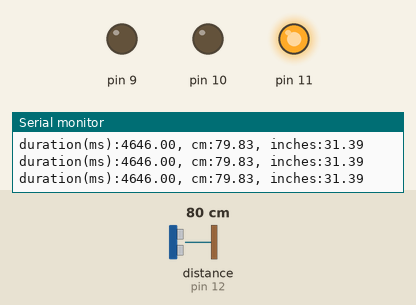
The sketch below on a simulated Arduino Uno, built with avr-gcc and run on an emulated ATmega328P. Parts: output pins drawn as LEDs (lit = HIGH), the last lines printed to the serial monitor. Wiring (inferred from the names in the program): ultrasonic range finder: trigger pin 8; echo pin 12. Inputs (shaded band) come from the test bench; at power-on: distance to the obstacle (sensor on pin 12) 80 cm. The echo pulse lasts 58.3 µs per cm; pins used as bus, display or sensor lines are not drawn.

Above: at 1.3 s.
1.4 s: distance to the obstacle (sensor on pin 12) set to 12 cm
2.9 s: distance to the obstacle (sensor on pin 12) set to 9 cm
At 4.2 s:
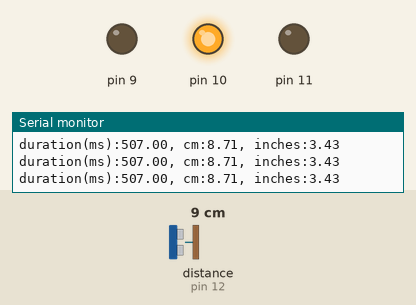
4.5 s: distance to the obstacle (sensor on pin 12) set to 7 cm
6.0 s: distance to the obstacle (sensor on pin 12) set to 4 cm
At 7.2 s:
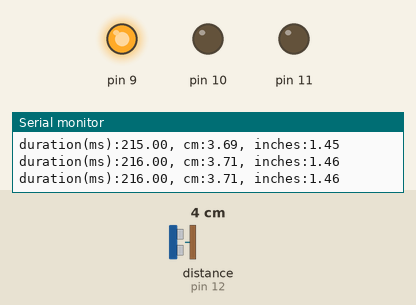
7.5 s: distance to the obstacle (sensor on pin 12) set to 120 cm
At 8.9 s:
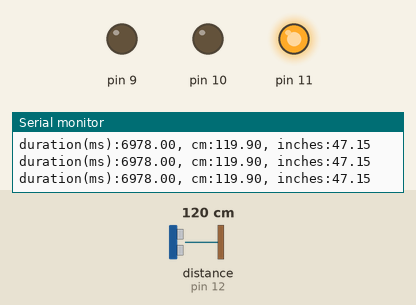
Timing chart, 0 to 10.0 s (numbered marks = the images above; inputs shaded):
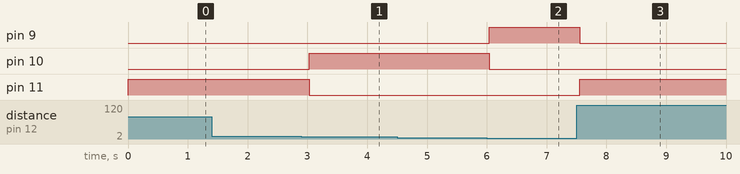

Measured:
- the behaviour switches between 11 and 10 cm on distance to the obstacle (sensor on pin 12) (found by bisection; images 0 and 1)
- the behaviour switches between 6 and 5 cm on distance to the obstacle (sensor on pin 12) (found by bisection; images 1 and 2)
- after the input at 2.9 s, pin 10: LOW → HIGH after 0.13 s; pin 11: HIGH → LOW after 0.13 s
- after the input at 6.0 s, pin 9: LOW → HIGH at once; pin 10: HIGH → LOW at once
- after the input at 7.5 s, pin 9: HIGH → LOW after 0.06 s; pin 11: LOW → HIGH after 0.06 s

The sketch:

2_ultrasound_led.ino
```cpp
int trigger_pin = 8;
int echo_pin = 12;

// creating variables for distance calculations to be preformed later
float duration;
float cm;
float inches;

void setup()
{
  // set up serial monitor at a baud rate of 9600
  Serial.begin (9600);

  // declaring the pin modes as either output or input
  pinMode(trigger_pin, OUTPUT);
  pinMode(echo_pin, INPUT);

  // LEDs
  pinMode(11, OUTPUT);
  pinMode(10, OUTPUT);
  pinMode(9, OUTPUT);
}


void loop()
{
  // activating the ultrasonic sensor to collect pulse length data
  digitalWrite(trigger_pin, LOW);
  delayMicroseconds(5);
  digitalWrite(trigger_pin, HIGH);
  delayMicroseconds(10);
  digitalWrite(trigger_pin, LOW);

  // placing the pulse length data in the "duration" variable
  duration = pulseIn(echo_pin, HIGH);

  // calculate the distance from the pulse length data
  cm = (duration/2) / 29.1;
  inches = (duration/2) / 74;

  // Sending the raw and calculated distances (cm and inches) to the serial monitor
  Serial.print("duration(ms):");
  Serial.print(duration);
  Serial.print(", cm:");
  Serial.print(cm);
  Serial.print(", inches:");
  Serial.print(inches);
  Serial.println();

  // creating a statement saying:
  // if the distance (cm) is greater than 10 then turn on pin 11 (LED #1)
  // if the distance (cm) is greater than 5 and equal to or less than 10 then turn on pin 10 (LED #2)
  // if the distance (cm) is anything else, turn on pin 9 (LED #3)
  if(cm > 10)
    {
        digitalWrite(11,HIGH);
        digitalWrite(10,LOW);
        digitalWrite(9,LOW);
    }
    else if(cm > 5 && cm <= 10)
    {
        digitalWrite(11,LOW);
        digitalWrite(10,HIGH);
        digitalWrite(9,LOW);
    }
    else
    {
        digitalWrite(11,LOW);
        digitalWrite(10,LOW);
        digitalWrite(9,HIGH);
    }

   // delay 500 milliseconds (0.5 seconds)
  delay(500);
    }
```
